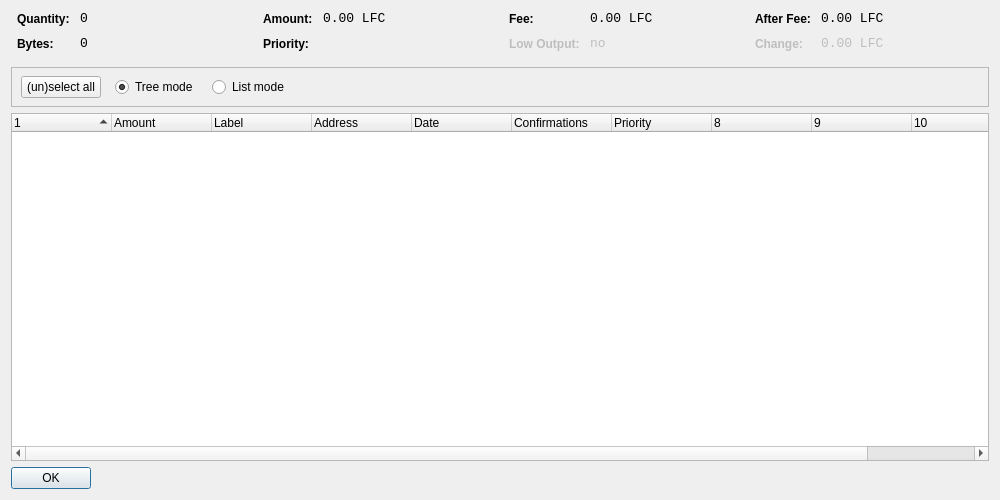
<?xml version="1.0" encoding="UTF-8"?>
<ui version="4.0">
 <class>CoinControlDialog</class>
 <widget class="QDialog" name="CoinControlDialog">
  <property name="geometry">
   <rect>
    <x>0</x>
    <y>0</y>
    <width>1000</width>
    <height>500</height>
   </rect>
  </property>
  <property name="windowTitle">
   <string>Coin Control</string>
  </property>
  <layout class="QVBoxLayout" name="verticalLayout">
   <item>
    <layout class="QHBoxLayout" name="horizontalLayoutTop" stretch="0,0,0,0">
     <property name="topMargin">
      <number>0</number>
     </property>
     <property name="bottomMargin">
      <number>10</number>
     </property>
     <item>
      <layout class="QFormLayout" name="formLayoutCoinControl1">
       <property name="horizontalSpacing">
        <number>10</number>
       </property>
       <property name="verticalSpacing">
        <number>10</number>
       </property>
       <property name="leftMargin">
        <number>6</number>
       </property>
       <property name="rightMargin">
        <number>6</number>
       </property>
       <item row="0" column="0">
        <widget class="QLabel" name="labelCoinControlQuantityText">
         <property name="styleSheet">
          <string notr="true">font-weight:bold;</string>
         </property>
         <property name="text">
          <string>Quantity:</string>
         </property>
        </widget>
       </item>
       <item row="0" column="1">
        <widget class="QLabel" name="labelCoinControlQuantity">
         <property name="font">
          <font>
           <family>Monospace</family>
           <pointsize>10</pointsize>
          </font>
         </property>
         <property name="cursor">
          <cursorShape>IBeamCursor</cursorShape>
         </property>
         <property name="contextMenuPolicy">
          <enum>Qt::ActionsContextMenu</enum>
         </property>
         <property name="text">
          <string notr="true">0</string>
         </property>
         <property name="textInteractionFlags">
          <set>Qt::LinksAccessibleByMouse|Qt::TextSelectableByKeyboard|Qt::TextSelectableByMouse</set>
         </property>
        </widget>
       </item>
       <item row="1" column="0">
        <widget class="QLabel" name="labelCoinControlBytesText">
         <property name="styleSheet">
          <string notr="true">font-weight:bold;</string>
         </property>
         <property name="text">
          <string>Bytes:</string>
         </property>
        </widget>
       </item>
       <item row="1" column="1">
        <widget class="QLabel" name="labelCoinControlBytes">
         <property name="font">
          <font>
           <family>Monospace</family>
           <pointsize>10</pointsize>
          </font>
         </property>
         <property name="cursor">
          <cursorShape>IBeamCursor</cursorShape>
         </property>
         <property name="contextMenuPolicy">
          <enum>Qt::ActionsContextMenu</enum>
         </property>
         <property name="text">
          <string notr="true">0</string>
         </property>
         <property name="textInteractionFlags">
          <set>Qt::LinksAccessibleByMouse|Qt::TextSelectableByKeyboard|Qt::TextSelectableByMouse</set>
         </property>
        </widget>
       </item>
      </layout>
     </item>
     <item>
      <layout class="QFormLayout" name="formLayoutCoinControl2">
       <property name="horizontalSpacing">
        <number>10</number>
       </property>
       <property name="verticalSpacing">
        <number>10</number>
       </property>
       <property name="leftMargin">
        <number>6</number>
       </property>
       <property name="rightMargin">
        <number>6</number>
       </property>
       <item row="0" column="0">
        <widget class="QLabel" name="labelCoinControlAmountText">
         <property name="styleSheet">
          <string notr="true">font-weight:bold;</string>
         </property>
         <property name="text">
          <string>Amount:</string>
         </property>
        </widget>
       </item>
       <item row="0" column="1">
        <widget class="QLabel" name="labelCoinControlAmount">
         <property name="font">
          <font>
           <family>Monospace</family>
           <pointsize>10</pointsize>
          </font>
         </property>
         <property name="cursor">
          <cursorShape>IBeamCursor</cursorShape>
         </property>
         <property name="contextMenuPolicy">
          <enum>Qt::ActionsContextMenu</enum>
         </property>
         <property name="text">
          <string notr="true">0.00 LFC</string>
         </property>
         <property name="textInteractionFlags">
          <set>Qt::LinksAccessibleByMouse|Qt::TextSelectableByKeyboard|Qt::TextSelectableByMouse</set>
         </property>
        </widget>
       </item>
       <item row="1" column="0">
        <widget class="QLabel" name="labelCoinControlPriorityText">
         <property name="styleSheet">
          <string notr="true">font-weight:bold;</string>
         </property>
         <property name="text">
          <string>Priority:</string>
         </property>
        </widget>
       </item>
       <item row="1" column="1">
        <widget class="QLabel" name="labelCoinControlPriority">
         <property name="font">
          <font>
           <family>Monospace</family>
           <pointsize>10</pointsize>
          </font>
         </property>
         <property name="cursor">
          <cursorShape>IBeamCursor</cursorShape>
         </property>
         <property name="contextMenuPolicy">
          <enum>Qt::ActionsContextMenu</enum>
         </property>
         <property name="text">
          <string/>
         </property>
         <property name="textInteractionFlags">
          <set>Qt::LinksAccessibleByMouse|Qt::TextSelectableByKeyboard|Qt::TextSelectableByMouse</set>
         </property>
        </widget>
       </item>
      </layout>
     </item>
     <item>
      <layout class="QFormLayout" name="formLayoutCoinControl3">
       <property name="horizontalSpacing">
        <number>10</number>
       </property>
       <property name="verticalSpacing">
        <number>10</number>
       </property>
       <property name="leftMargin">
        <number>6</number>
       </property>
       <property name="rightMargin">
        <number>6</number>
       </property>
       <item row="0" column="0">
        <widget class="QLabel" name="labelCoinControlFeeText">
         <property name="styleSheet">
          <string notr="true">font-weight:bold;</string>
         </property>
         <property name="text">
          <string>Fee:</string>
         </property>
        </widget>
       </item>
       <item row="0" column="1">
        <widget class="QLabel" name="labelCoinControlFee">
         <property name="font">
          <font>
           <family>Monospace</family>
           <pointsize>10</pointsize>
          </font>
         </property>
         <property name="cursor">
          <cursorShape>IBeamCursor</cursorShape>
         </property>
         <property name="contextMenuPolicy">
          <enum>Qt::ActionsContextMenu</enum>
         </property>
         <property name="text">
          <string notr="true">0.00 LFC</string>
         </property>
         <property name="textInteractionFlags">
          <set>Qt::LinksAccessibleByMouse|Qt::TextSelectableByKeyboard|Qt::TextSelectableByMouse</set>
         </property>
        </widget>
       </item>
       <item row="1" column="0">
        <widget class="QLabel" name="labelCoinControlLowOutputText">
         <property name="enabled">
          <bool>false</bool>
         </property>
         <property name="styleSheet">
          <string notr="true">font-weight:bold;</string>
         </property>
         <property name="text">
          <string>Low Output:</string>
         </property>
        </widget>
       </item>
       <item row="1" column="1">
        <widget class="QLabel" name="labelCoinControlLowOutput">
         <property name="enabled">
          <bool>false</bool>
         </property>
         <property name="font">
          <font>
           <family>Monospace</family>
           <pointsize>10</pointsize>
          </font>
         </property>
         <property name="cursor">
          <cursorShape>IBeamCursor</cursorShape>
         </property>
         <property name="contextMenuPolicy">
          <enum>Qt::ActionsContextMenu</enum>
         </property>
         <property name="text">
          <string notr="true">no</string>
         </property>
         <property name="textInteractionFlags">
          <set>Qt::LinksAccessibleByMouse|Qt::TextSelectableByKeyboard|Qt::TextSelectableByMouse</set>
         </property>
        </widget>
       </item>
      </layout>
     </item>
     <item>
      <layout class="QFormLayout" name="formLayoutCoinControl4">
       <property name="horizontalSpacing">
        <number>10</number>
       </property>
       <property name="verticalSpacing">
        <number>10</number>
       </property>
       <property name="leftMargin">
        <number>6</number>
       </property>
       <property name="rightMargin">
        <number>6</number>
       </property>
       <item row="0" column="0">
        <widget class="QLabel" name="labelCoinControlAfterFeeText">
         <property name="styleSheet">
          <string notr="true">font-weight:bold;</string>
         </property>
         <property name="text">
          <string>After Fee:</string>
         </property>
        </widget>
       </item>
       <item row="0" column="1">
        <widget class="QLabel" name="labelCoinControlAfterFee">
         <property name="font">
          <font>
           <family>Monospace</family>
           <pointsize>10</pointsize>
          </font>
         </property>
         <property name="cursor">
          <cursorShape>IBeamCursor</cursorShape>
         </property>
         <property name="contextMenuPolicy">
          <enum>Qt::ActionsContextMenu</enum>
         </property>
         <property name="text">
          <string notr="true">0.00 LFC</string>
         </property>
         <property name="textInteractionFlags">
          <set>Qt::LinksAccessibleByMouse|Qt::TextSelectableByKeyboard|Qt::TextSelectableByMouse</set>
         </property>
        </widget>
       </item>
       <item row="1" column="0">
        <widget class="QLabel" name="labelCoinControlChangeText">
         <property name="enabled">
          <bool>false</bool>
         </property>
         <property name="styleSheet">
          <string notr="true">font-weight:bold;</string>
         </property>
         <property name="text">
          <string>Change:</string>
         </property>
        </widget>
       </item>
       <item row="1" column="1">
        <widget class="QLabel" name="labelCoinControlChange">
         <property name="enabled">
          <bool>false</bool>
         </property>
         <property name="font">
          <font>
           <family>Monospace</family>
           <pointsize>10</pointsize>
          </font>
         </property>
         <property name="cursor">
          <cursorShape>IBeamCursor</cursorShape>
         </property>
         <property name="contextMenuPolicy">
          <enum>Qt::ActionsContextMenu</enum>
         </property>
         <property name="text">
          <string notr="true">0.00 LFC</string>
         </property>
         <property name="textInteractionFlags">
          <set>Qt::LinksAccessibleByMouse|Qt::TextSelectableByKeyboard|Qt::TextSelectableByMouse</set>
         </property>
        </widget>
       </item>
      </layout>
     </item>
    </layout>
   </item>
   <item>
    <widget class="QFrame" name="frame">
     <property name="minimumSize">
      <size>
       <width>0</width>
       <height>40</height>
      </size>
     </property>
     <property name="frameShape">
      <enum>QFrame::StyledPanel</enum>
     </property>
     <property name="frameShadow">
      <enum>QFrame::Sunken</enum>
     </property>
     <widget class="QWidget" name="horizontalLayoutWidget">
      <property name="geometry">
       <rect>
        <x>10</x>
        <y>0</y>
        <width>781</width>
        <height>41</height>
       </rect>
      </property>
      <layout class="QHBoxLayout" name="horizontalLayoutPanel" stretch="0,0,0,0,0">
       <property name="spacing">
        <number>14</number>
       </property>
       <item>
        <widget class="QPushButton" name="pushButtonSelectAll">
         <property name="sizePolicy">
          <sizepolicy hsizetype="Maximum" vsizetype="Fixed">
           <horstretch>0</horstretch>
           <verstretch>0</verstretch>
          </sizepolicy>
         </property>
         <property name="text">
          <string>(un)select all</string>
         </property>
        </widget>
       </item>
       <item>
        <widget class="QRadioButton" name="radioTreeMode">
         <property name="sizePolicy">
          <sizepolicy hsizetype="Maximum" vsizetype="Fixed">
           <horstretch>0</horstretch>
           <verstretch>0</verstretch>
          </sizepolicy>
         </property>
         <property name="text">
          <string>Tree mode</string>
         </property>
         <property name="checked">
          <bool>true</bool>
         </property>
        </widget>
       </item>
       <item>
        <widget class="QRadioButton" name="radioListMode">
         <property name="sizePolicy">
          <sizepolicy hsizetype="Maximum" vsizetype="Fixed">
           <horstretch>0</horstretch>
           <verstretch>0</verstretch>
          </sizepolicy>
         </property>
         <property name="text">
          <string>List mode</string>
         </property>
        </widget>
       </item>
       <item>
        <spacer name="horizontalSpacer">
         <property name="orientation">
          <enum>Qt::Horizontal</enum>
         </property>
         <property name="sizeHint" stdset="0">
          <size>
           <width>40</width>
           <height>20</height>
          </size>
         </property>
        </spacer>
       </item>
      </layout>
     </widget>
    </widget>
   </item>
   <item>
    <widget class="CoinControlTreeWidget" name="treeWidget">
     <property name="contextMenuPolicy">
      <enum>Qt::CustomContextMenu</enum>
     </property>
     <property name="sortingEnabled">
      <bool>false</bool>
     </property>
     <property name="columnCount">
      <number>11</number>
     </property>
     <attribute name="headerShowSortIndicator" stdset="0">
      <bool>true</bool>
     </attribute>
     <attribute name="headerStretchLastSection">
      <bool>false</bool>
     </attribute>
     <column>
      <property name="text">
       <string/>
      </property>
     </column>
     <column>
      <property name="text">
       <string>Amount</string>
      </property>
     </column>
     <column>
      <property name="text">
       <string>Label</string>
      </property>
     </column>
     <column>
      <property name="text">
       <string>Address</string>
      </property>
     </column>
     <column>
      <property name="text">
       <string>Date</string>
      </property>
     </column>
     <column>
      <property name="text">
       <string>Confirmations</string>
      </property>
      <property name="toolTip">
       <string>Confirmed</string>
      </property>
     </column>
     <column>
      <property name="text">
       <string>Priority</string>
      </property>
     </column>
     <column>
      <property name="text">
       <string/>
      </property>
     </column>
     <column>
      <property name="text">
       <string/>
      </property>
     </column>
     <column>
      <property name="text">
       <string/>
      </property>
     </column>
     <column>
      <property name="text">
       <string/>
      </property>
     </column>
    </widget>
   </item>
   <item>
    <widget class="QDialogButtonBox" name="buttonBox">
     <property name="sizePolicy">
      <sizepolicy hsizetype="Maximum" vsizetype="Fixed">
       <horstretch>0</horstretch>
       <verstretch>0</verstretch>
      </sizepolicy>
     </property>
     <property name="orientation">
      <enum>Qt::Horizontal</enum>
     </property>
     <property name="standardButtons">
      <set>QDialogButtonBox::Ok</set>
     </property>
    </widget>
   </item>
  </layout>
 </widget>
 <customwidgets>
  <customwidget>
   <class>CoinControlTreeWidget</class>
   <extends>QTreeWidget</extends>
   <header>coincontroltreewidget.h</header>
  </customwidget>
 </customwidgets>
 <resources/>
 <connections/>
</ui>
